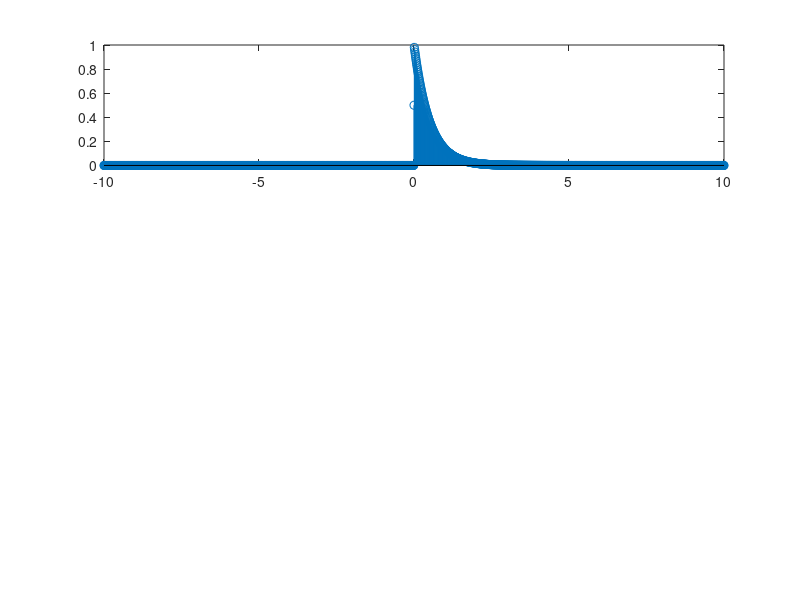

Recreate this plot in MATLAB. (Note: this script raises an error after producing the figure.)
clear all;
clc;
t= -10:.01:10;
u = .5*sign(t)+0.5;
x = exp(-2*t).*u;
subplot(3,1,1);
stem(t,x);

x1= flrpli(x);
subplot(3,1,2);
stem(t,x1);
